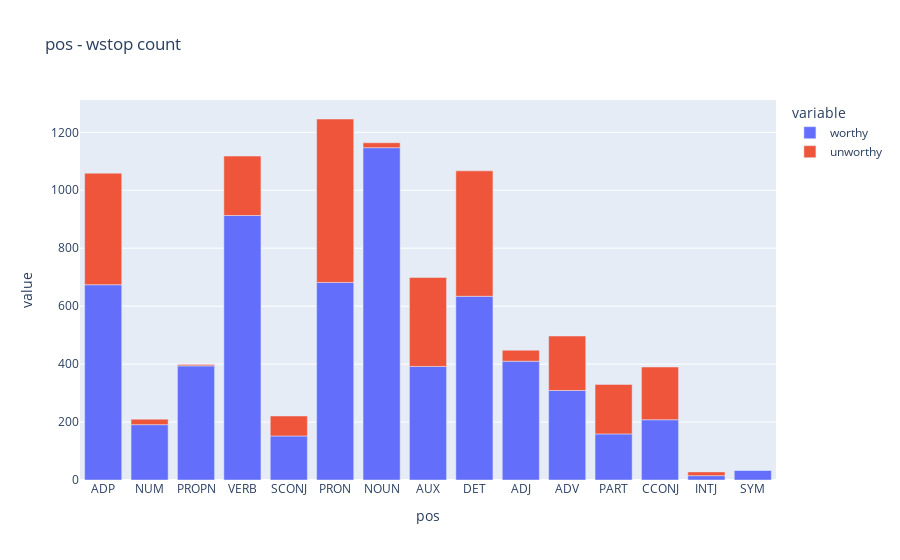
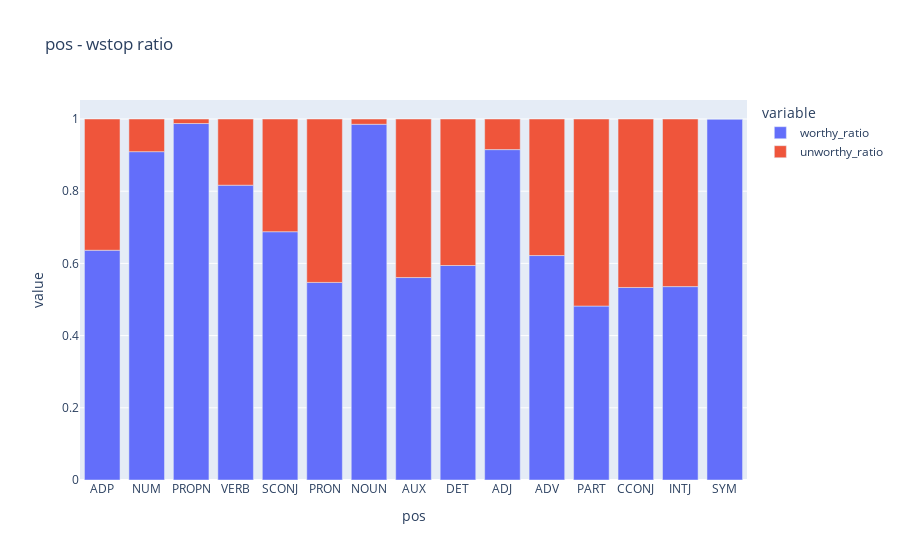
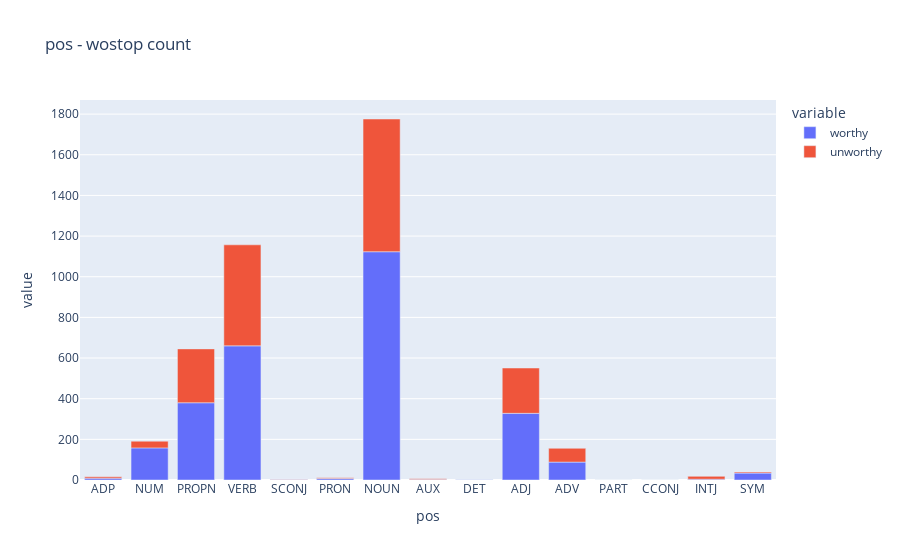
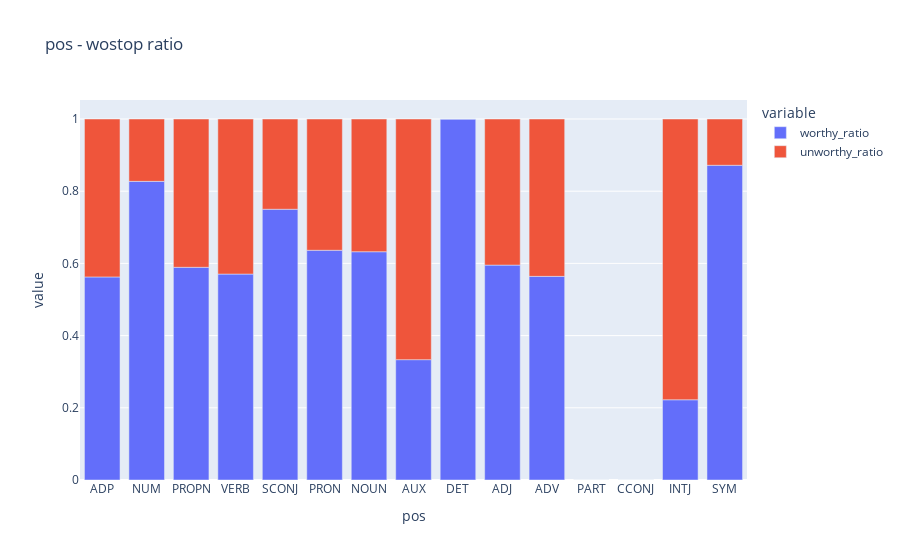

The cell these charts' notebook holds for them, in order:
### Markdown cell above
Create figures depicting counts and ratios of each coarse- and fine-grained POS tags in both worthy and unworthy sentences.

### Code cell
for feat_type, stop_dict in comp_dfs.items():
    for stop_type, df in stop_dict.items():
        # print(df)
        fig_count = px.bar(df, x=feat_type, y=['worthy', 'unworthy'], title=f'{feat_type} - {stop_type} count')
        fig_ratio = px.bar(
            df,
            x=feat_type,
            y=['worthy_ratio', 'unworthy_ratio'],
            title=f'{feat_type} - {stop_type} ratio'
        )
        fig_count.show()
        fig_ratio.show()
# fig_w_sum = px.bar(comp_dfs['pos']['wstop'], x='pos', y=['worthy', 'unworthy', 'sum'], title='pos tags')
# fig_percent = 
# # fig_w_sum.show()
# fig_percent.show()

### Figure 1 — Plotly figure (JSON) as saved in the notebook; plotly's stock layout.template omitted (floating-point values rounded to 4 significant figures)
{"data": [{"alignmentgroup": "True", "hovertemplate": "variable=worthy<br>pos=%{x}<br>value=%{y}<extra></extra>", "legendgroup": "worthy", "marker": {"color": "#636efa", "pattern": {"shape": ""}}, "name": "worthy", "offsetgroup": "worthy", "orientation": "v", "showlegend": true, "textposition": "auto", "type": "bar", "x": ["ADP", "NUM", "PROPN", "VERB", "SCONJ", "PRON", "NOUN", "AUX", "DET", "ADJ", "ADV", "PART", "CCONJ", "INTJ", "SYM"], "xaxis": "x", "y": [674, 191, 394, 913, 152, 682, 1147, 392, 634, 410, 309, 159, 208, 15, 34], "yaxis": "y"}, {"alignmentgroup": "True", "hovertemplate": "variable=unworthy<br>pos=%{x}<br>value=%{y}<extra></extra>", "legendgroup": "unworthy", "marker": {"color": "#EF553B", "pattern": {"shape": ""}}, "name": "unworthy", "offsetgroup": "unworthy", "orientation": "v", "showlegend": true, "textposition": "auto", "type": "bar", "x": ["ADP", "NUM", "PROPN", "VERB", "SCONJ", "PRON", "NOUN", "AUX", "DET", "ADJ", "ADV", "PART", "CCONJ", "INTJ", "SYM"], "xaxis": "x", "y": [385, 19, 5, 205, 69, 564, 17, 307, 433, 38, 188, 171, 182, 13, 0], "yaxis": "y"}], "layout": {"barmode": "relative", "legend": {"title": {"text": "variable"}, "tracegroupgap": 0}, "title": {"text": "pos - wstop count"}, "xaxis": {"anchor": "y", "domain": [0, 1], "title": {"text": "pos"}}, "yaxis": {"anchor": "x", "domain": [0, 1], "title": {"text": "value"}}}}

### Figure 2 — Plotly figure (JSON) as saved in the notebook; plotly's stock layout.template omitted (floating-point values rounded to 4 significant figures)
{"data": [{"alignmentgroup": "True", "hovertemplate": "variable=worthy_ratio<br>pos=%{x}<br>value=%{y}<extra></extra>", "legendgroup": "worthy_ratio", "marker": {"color": "#636efa", "pattern": {"shape": ""}}, "name": "worthy_ratio", "offsetgroup": "worthy_ratio", "orientation": "v", "showlegend": true, "textposition": "auto", "type": "bar", "x": ["ADP", "NUM", "PROPN", "VERB", "SCONJ", "PRON", "NOUN", "AUX", "DET", "ADJ", "ADV", "PART", "CCONJ", "INTJ", "SYM"], "xaxis": "x", "y": [0.6364, 0.9095, 0.9875, 0.8166, 0.6878, 0.5474, 0.9854, 0.5608, 0.5942, 0.9152, 0.6217, 0.4818, 0.5333, 0.5357, 1], "yaxis": "y"}, {"alignmentgroup": "True", "hovertemplate": "variable=unworthy_ratio<br>pos=%{x}<br>value=%{y}<extra></extra>", "legendgroup": "unworthy_ratio", "marker": {"color": "#EF553B", "pattern": {"shape": ""}}, "name": "unworthy_ratio", "offsetgroup": "unworthy_ratio", "orientation": "v", "showlegend": true, "textposition": "auto", "type": "bar", "x": ["ADP", "NUM", "PROPN", "VERB", "SCONJ", "PRON", "NOUN", "AUX", "DET", "ADJ", "ADV", "PART", "CCONJ", "INTJ", "SYM"], "xaxis": "x", "y": [0.3636, 0.09048, 0.01253, 0.1834, 0.3122, 0.4526, 0.0146, 0.4392, 0.4058, 0.08482, 0.3783, 0.5182, 0.4667, 0.4643, 0], "yaxis": "y"}], "layout": {"barmode": "relative", "legend": {"title": {"text": "variable"}, "tracegroupgap": 0}, "title": {"text": "pos - wstop ratio"}, "xaxis": {"anchor": "y", "domain": [0, 1], "title": {"text": "pos"}}, "yaxis": {"anchor": "x", "domain": [0, 1], "title": {"text": "value"}}}}

### Figure 3 — Plotly figure (JSON) as saved in the notebook; plotly's stock layout.template omitted (floating-point values rounded to 4 significant figures)
{"data": [{"alignmentgroup": "True", "hovertemplate": "variable=worthy<br>pos=%{x}<br>value=%{y}<extra></extra>", "legendgroup": "worthy", "marker": {"color": "#636efa", "pattern": {"shape": ""}}, "name": "worthy", "offsetgroup": "worthy", "orientation": "v", "showlegend": true, "textposition": "auto", "type": "bar", "x": ["ADP", "NUM", "PROPN", "VERB", "SCONJ", "PRON", "NOUN", "AUX", "DET", "ADJ", "ADV", "PART", "CCONJ", "INTJ", "SYM"], "xaxis": "x", "y": [9, 158, 380, 660, 3, 7, 1123, 2, 2, 328, 88, 0, 0, 4, 34], "yaxis": "y"}, {"alignmentgroup": "True", "hovertemplate": "variable=unworthy<br>pos=%{x}<br>value=%{y}<extra></extra>", "legendgroup": "unworthy", "marker": {"color": "#EF553B", "pattern": {"shape": ""}}, "name": "unworthy", "offsetgroup": "unworthy", "orientation": "v", "showlegend": true, "textposition": "auto", "type": "bar", "x": ["ADP", "NUM", "PROPN", "VERB", "SCONJ", "PRON", "NOUN", "AUX", "DET", "ADJ", "ADV", "PART", "CCONJ", "INTJ", "SYM"], "xaxis": "x", "y": [7, 33, 265, 497, 1, 4, 653, 4, 0, 223, 68, 0, 0, 14, 5], "yaxis": "y"}], "layout": {"barmode": "relative", "legend": {"title": {"text": "variable"}, "tracegroupgap": 0}, "title": {"text": "pos - wostop count"}, "xaxis": {"anchor": "y", "domain": [0, 1], "title": {"text": "pos"}}, "yaxis": {"anchor": "x", "domain": [0, 1], "title": {"text": "value"}}}}

### Figure 4 — Plotly figure (JSON) as saved in the notebook; plotly's stock layout.template omitted (floating-point values rounded to 4 significant figures)
{"data": [{"alignmentgroup": "True", "hovertemplate": "variable=worthy_ratio<br>pos=%{x}<br>value=%{y}<extra></extra>", "legendgroup": "worthy_ratio", "marker": {"color": "#636efa", "pattern": {"shape": ""}}, "name": "worthy_ratio", "offsetgroup": "worthy_ratio", "orientation": "v", "showlegend": true, "textposition": "auto", "type": "bar", "x": ["ADP", "NUM", "PROPN", "VERB", "SCONJ", "PRON", "NOUN", "AUX", "DET", "ADJ", "ADV", "PART", "CCONJ", "INTJ", "SYM"], "xaxis": "x", "y": [0.5625, 0.8272, 0.5891, 0.5704, 0.75, 0.6364, 0.6323, 0.3333, 1, 0.5953, 0.5641, 0, 0, 0.2222, 0.8718], "yaxis": "y"}, {"alignmentgroup": "True", "hovertemplate": "variable=unworthy_ratio<br>pos=%{x}<br>value=%{y}<extra></extra>", "legendgroup": "unworthy_ratio", "marker": {"color": "#EF553B", "pattern": {"shape": ""}}, "name": "unworthy_ratio", "offsetgroup": "unworthy_ratio", "orientation": "v", "showlegend": true, "textposition": "auto", "type": "bar", "x": ["ADP", "NUM", "PROPN", "VERB", "SCONJ", "PRON", "NOUN", "AUX", "DET", "ADJ", "ADV", "PART", "CCONJ", "INTJ", "SYM"], "xaxis": "x", "y": [0.4375, 0.1728, 0.4109, 0.4296, 0.25, 0.3636, 0.3677, 0.6667, 0, 0.4047, 0.4359, 0, 0, 0.7778, 0.1282], "yaxis": "y"}], "layout": {"barmode": "relative", "legend": {"title": {"text": "variable"}, "tracegroupgap": 0}, "title": {"text": "pos - wostop ratio"}, "xaxis": {"anchor": "y", "domain": [0, 1], "title": {"text": "pos"}}, "yaxis": {"anchor": "x", "domain": [0, 1], "title": {"text": "value"}}}}
